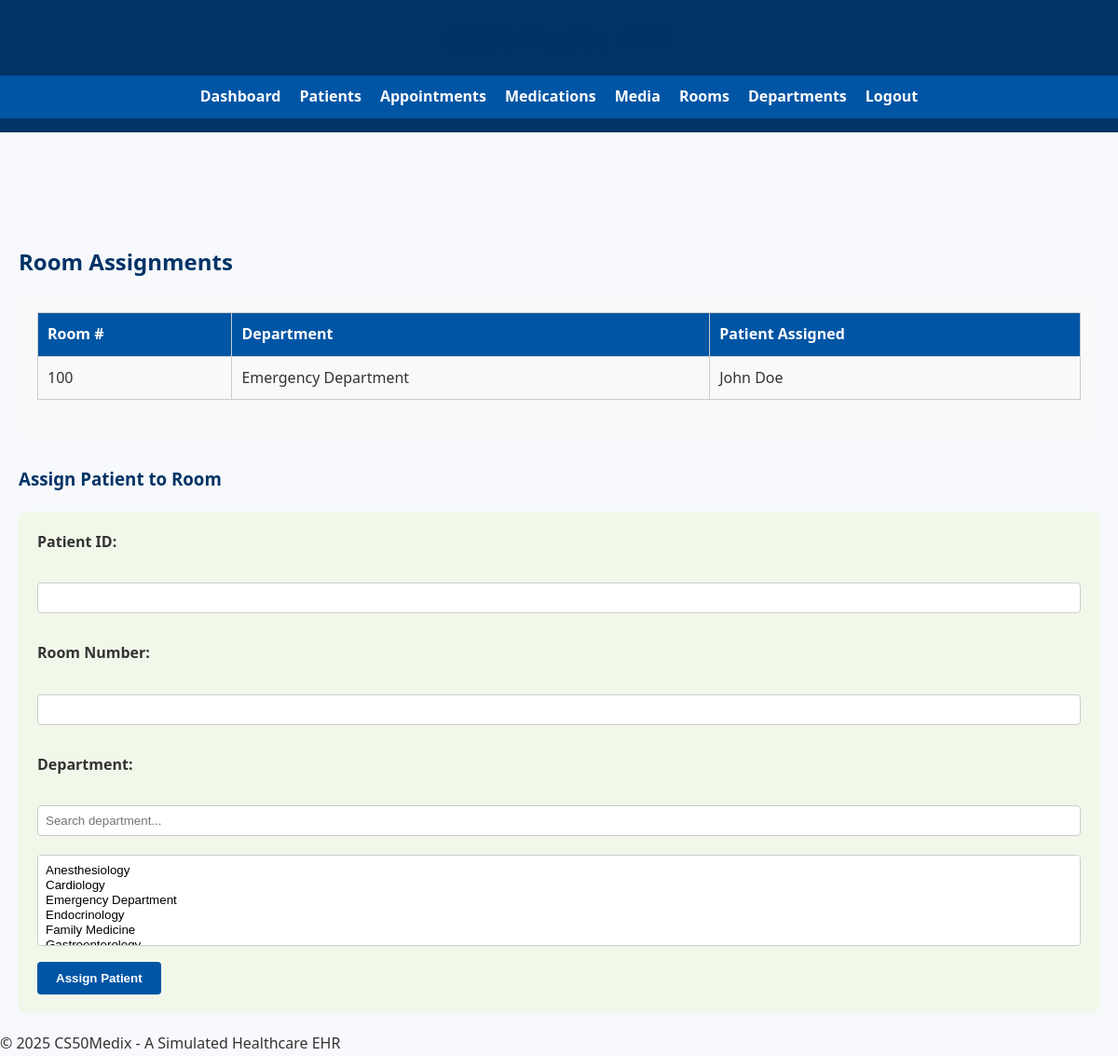
Screenshot of /rooms with the database file from the repository.
### tables this page shows
CREATE TABLE RoomAllocation (
    allocation_id INTEGER PRIMARY KEY AUTOINCREMENT,
    patient_id VARCHAR(20) NOT NULL,
    room_number VARCHAR(10) NOT NULL,
    bed_number VARCHAR(10),
    admission_date TIMESTAMP DEFAULT CURRENT_TIMESTAMP,
    discharge_date TIMESTAMP,
    status VARCHAR(50),
    department_name VARCHAR(50),
    FOREIGN KEY (patient_id) REFERENCES Patients(patient_id) ON DELETE CASCADE,
    FOREIGN KEY (department_name) REFERENCES Departments(department_name)
);

### locations_route/locations.py (the view)
@locations_bp.route("/rooms")
def rooms():
    with get_db_connection() as conn:
        rooms = conn.execute("""
            SELECT r.room_number, r.department_name, p.first_name || ' ' || p.last_name AS patient_name
            FROM RoomAllocation r
            LEFT JOIN Patients p ON r.patient_id = p.patient_id
        """).fetchall()
        departments = conn.execute("SELECT department_name FROM Departments ORDER BY department_name").fetchall()
    return render_template("rooms.html", rooms=rooms, departments=departments)

### app.py (called while the page is built)
@app.after_request
def after_request(response):
    response.headers["Cache-Control"] = "no-cache, no-store, must-revalidate"
    response.headers["Expires"] = 0
    response.headers["Pragma"] = "no-cache"
    return response

### locations_route/locations.py (called while the page is built)
def get_db_connection():
    conn = sqlite3.connect("ehr.db")
    conn.row_factory = sqlite3.Row
    return conn

### locations_route/templates/rooms.html (shortened to what this page needs)
{% extends "layout.html" %}
{% block content %}
<h2>Room Assignments</h2>
<div class="card" style="padding: 20px; background: #f9f9f9; border-radius: 8px; margin-bottom: 30px;">
  <table class="table">
    <thead>
      <tr>
        <th>Room #</th>
        <th>Department</th>
        <th>Patient Assigned</th>
      </tr>
    </thead>
    <tbody>
      {% for room in rooms %}
      <tr>
        <td>{{ room.room_number }}</td>
        <td>{{ room.department_name }}</td>
        <td>{{ room.patient_name or "—" }}</td>
      </tr>
      {% endfor %}
    </tbody>
  </table>
</div>
<h3>Assign Patient to Room</h3>
<form method="POST" action="{{ url_for('locations_bp.assign_room', patient_id='dummy') }}" class="card"
      style="padding: 20px; background: #f1f8e9; border-radius: 8px; margin-top: 20px;">
  <div style="margin-bottom: 15px;">
    <label for="patient_id">Patient ID:</label><br>
    <input type="text" name="patient_id" id="patient_id" required class="form-control">
  </div>
  <div style="margin-bottom: 15px;">
    <label for="room_number">Room Number:</label><br>
    <input type="text" name="room_number" id="room_number" required class="form-control">
  </div>
  <div>
    <label for="department_name">Department:</label><br>
    <input type="text" id="searchDepartment" placeholder="Search department..." class="form-control">
    <select name="department_name" id="department_name" required class="form-control" size="5" style="margin-top: 5px;">
      {% for dept in departments %}
        <option value="{{ dept.department_name }}">{{ dept.department_name }}</option>
      {% endfor %}
    </select>
  </div>
  <button type="submit" class="btn">Assign Patient</button>
</form>
{% endblock %}

### static/styles.css (style rules this page uses)
* { box-sizing: border-box; margin: 0; padding: 0; }
body { font-family: 'Segoe UI', Tahoma, Geneva, Verdana, sans-serif; background-color: #f7f9fc; color: #333; line-height: 1.6; transition: background 0.3s, color 0.3s; }
h1, h2, h3 { margin-bottom: 15px; color: #003366; }
form label { font-weight: bold; display: block; margin-bottom: 5px; }
form input, form select, form textarea { width: 100%; padding: 8px; margin-bottom: 15px; border: 1px solid #ccc; border-radius: 4px; transition: background 0.3s, color 0.3s; }
button { background: #0055a5; color: #fff; border: none; padding: 10px 20px; cursor: pointer; border-radius: 4px; font-weight: bold; }
table { width: 100%; border-collapse: collapse; margin-bottom: 20px; }
table th, table td { border: 1px solid #ccc; padding: 10px; text-align: left; }
table th { background-color: #0055a5; color: #fff; }

### rows the page displays
RoomAllocation: room_number "100", department_name "Emergency Department", patient_name "John Doe"
